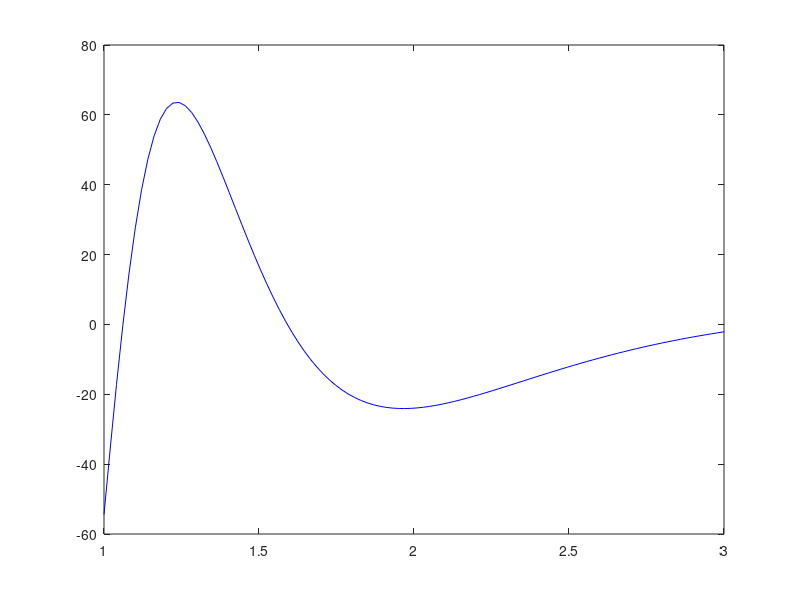

Write MATLAB code to recreate this figure. (Note: this script raises an error after producing the figure.)
close all
clear all
clc

%%%
funz=@(x)(100*sin(10./x).*(1./x.^2));
a=1;
b=3;
punti=linspace(a,b);
yy=funz(punti);
plot(punti,yy,'b');
hold on
tol=1e-5;
lev=0;
c=0;fa=0;fb=0;fc=0;
[s1,itc,vet_val]=quad_ada(f,a,b,c,fa,fb,fc,tol,lev,maxlex);
fprintf('s1=%g \n',s1);
fprintf('n. val. funzioni=%d \n',itc);
plot(vet_val,zeros(size(vet_val)),'+r');
%%%
figure
plot(punti,yy,'b'); hold on
m=10;
[R,k,itf,vett_val]=romberg(f,a,b,tol,m);
fprintf('Metodo di Romberg\n');
